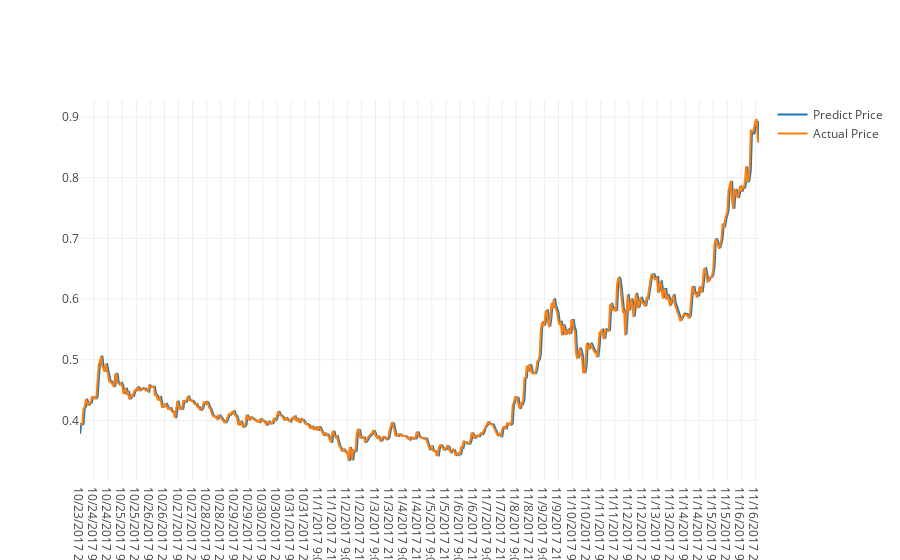

Notebook code cell kept with this figure:
### Code cell
actual_chart = go.Scatter(x=predictDates, y=testY_reshape, name= 'Actual Price')
predict_chart = go.Scatter(x=predictDates, y=yhat_reshape, name= 'Predict Price')
py.iplot([predict_chart, actual_chart])

### Figure 1 — Plotly figure (JSON) as saved in the notebook; plotly's stock layout.template omitted (floating-point values rounded to 4 significant figures; data arrays with more than 128 entries replaced by an {"elided": "..."} marker saying what was removed)
{"data": [{"name": "Predict Price", "type": "scatter", "x": {"elided": "580 str values"}, "y": {"elided": "580 float values"}}, {"name": "Actual Price", "type": "scatter", "x": {"elided": "580 str values"}, "y": {"elided": "580 float values"}}], "layout": {}}
